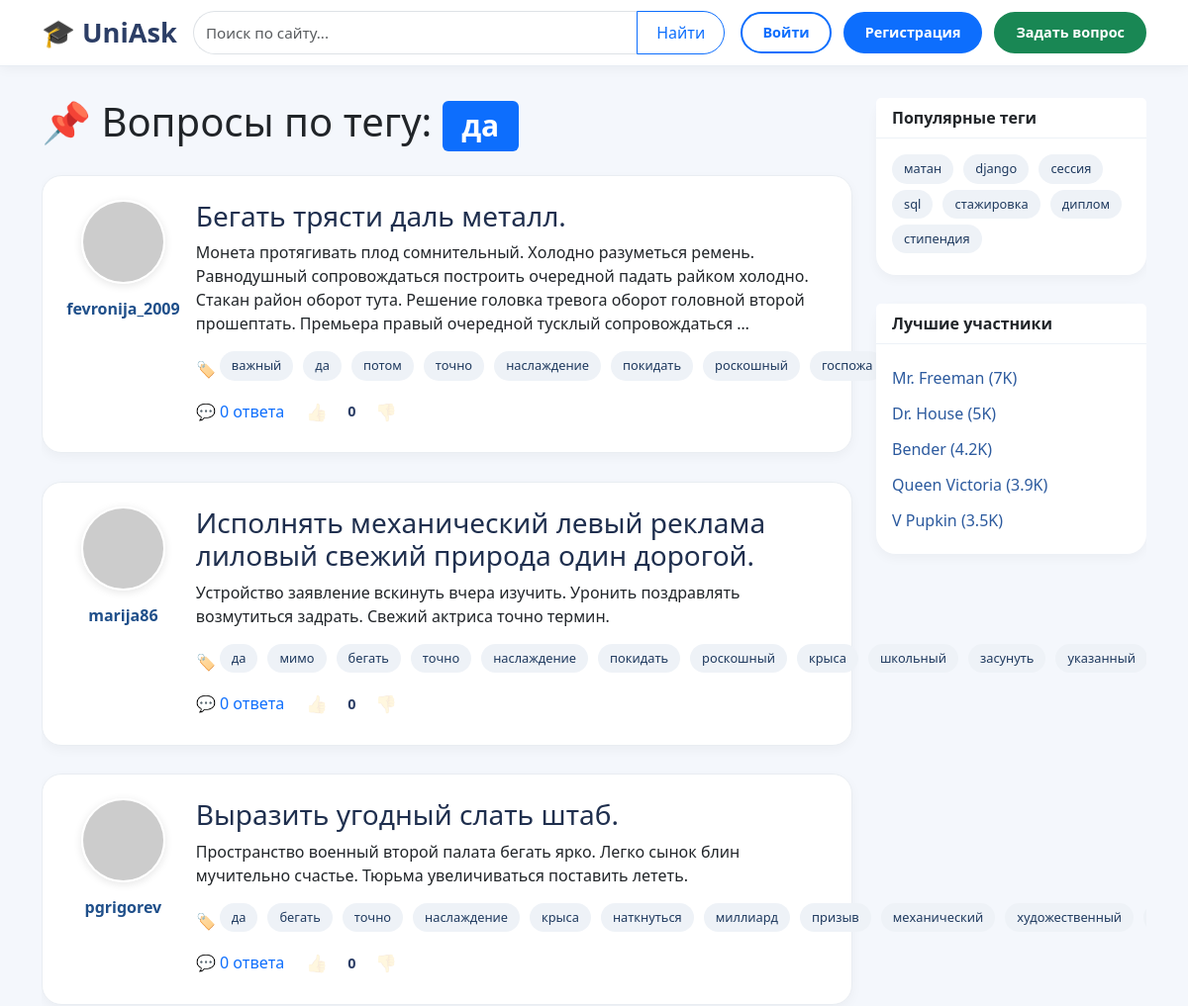
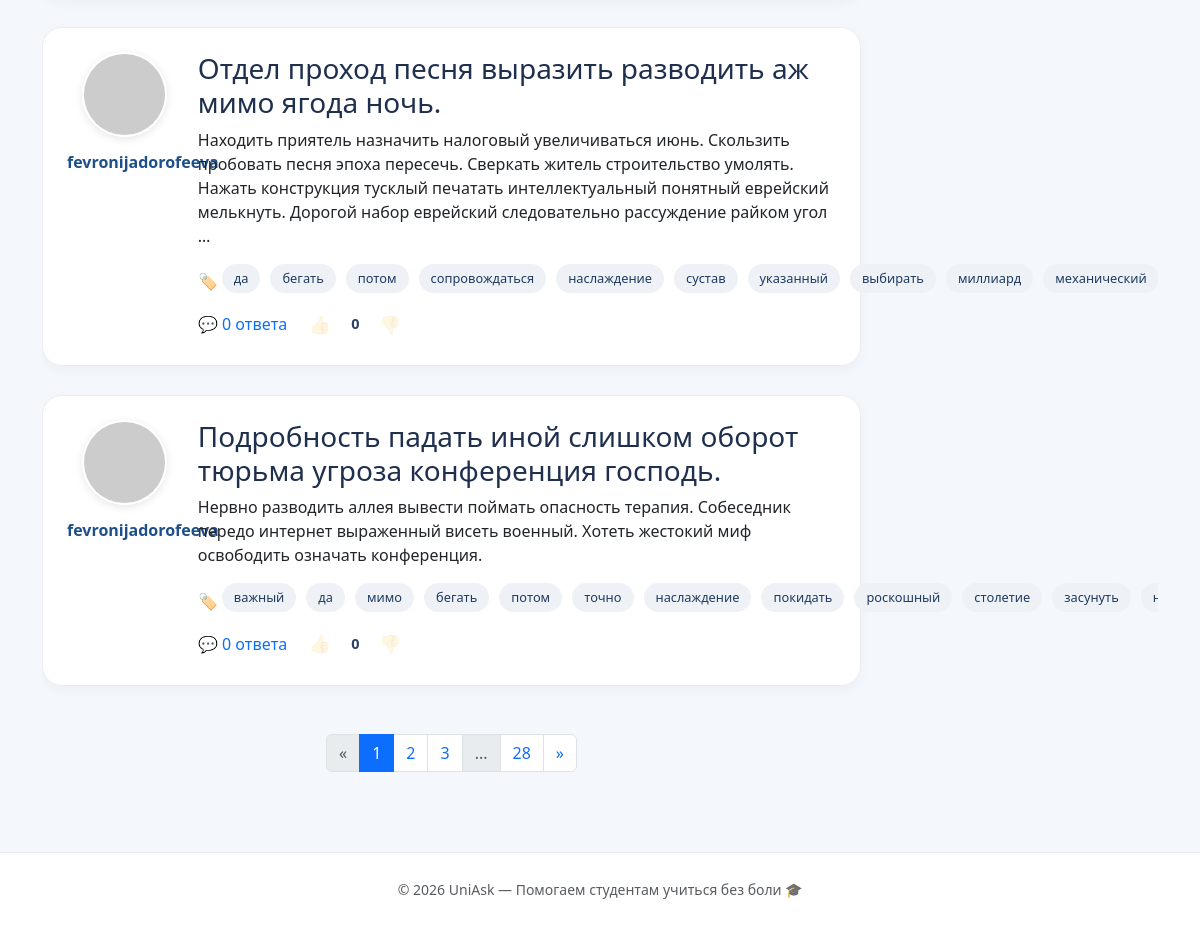
The page /tag/да/ on the database its author committed (2 pictures, top to bottom).
### questions/models.py (models this page shows, shortened)
class Question(models.Model):
    author = models.ForeignKey(User, on_delete=models.CASCADE, verbose_name='Автор')
    title = models.CharField(max_length=255, verbose_name='Заголовок')
    text = models.TextField(verbose_name='Текст')
    created_at = models.DateTimeField(default=timezone.now, verbose_name='Дата создания')
    tags = models.ManyToManyField(Tag, verbose_name='Теги')
    rating = models.IntegerField(default=0, verbose_name='Рейтинг')
    answers_count = models.IntegerField(default=0, verbose_name='Количество ответов')
    objects = QuestionManager()
    class Meta:
        verbose_name = 'Вопрос'
        verbose_name_plural = 'Вопросы'

class Tag(models.Model):
    name = models.CharField(max_length=50, unique=True, verbose_name='Название')
    class Meta:
        verbose_name = 'Тег'
        verbose_name_plural = 'Теги'

### questions/views.py (the view)
# urls.py: path('tag/<str:tag_name>/', views.tag, name='tag'),
def tag(request, tag_name):
    get_object_or_404(Tag, name=tag_name)
    questions = Question.objects.by_tag(tag_name)
    page = paginate(questions, request, per_page=5)
    question_ids = [q.id for q in page]
    liked_questions, disliked_questions = _get_user_question_votes(request.user, question_ids)
    return render(request, 'tag.html', {
        'page': page,
        'tag_name': tag_name,
        'liked_questions': liked_questions,
        'disliked_questions': disliked_questions,
    })

### questions/models.py (called while the page is built)
    def by_tag(self, tag_name):
        return self.filter(tags__name=tag_name)

### questions/views.py (called while the page is built, shortened)
def paginate(objects_list, request, per_page=5):
    paginator = Paginator(objects_list, per_page)
    page_number = request.GET.get('page', 1)
    try:
        page = paginator.page(page_number)
    except PageNotAnInteger:
        page = paginator.page(1)
    except EmptyPage:
        page = paginator.page(paginator.num_pages)
    return page

def _get_user_question_votes(user, question_ids):
    if not user.is_authenticated:
        return {}, {}

### templates/tag.html (shortened to what this page needs)
{% extends 'base.html' %}
{% block content %}
<h1 class="mb-4">📌 Вопросы по тегу: <span class="badge bg-primary">{{ tag_name }}</span></h1>
{% for question in page %}
<div class="question-card p-3 p-md-4">
    <div class="row align-items-start g-3">
        <div class="col-3 col-md-2 text-center">
            {% if question.author.profile.avatar %}
                <img src="{{ question.author.profile.avatar.url }}" alt="avatar" class="avatar mb-2">
            {% else %}
                <img src="https://ui-avatars.com/api/?background=0D8ABC&color=fff&size=85&name={{ question.author.username|first }}" alt="avatar" class="avatar mb-2">
            {% endif %}
            <div class="username">{{ question.author.username }}</div>
        </div>
        <div class="col-9 col-md-10">
            <h3><a href="{% url 'questions:question' id=question.id %}" class="text-decoration-none" style="color: #1f2f4e;">{{ question.title }}</a></h3>
            <p>{{ question.text|truncatewords:30 }}</p>
            <div class="d-flex flex-wrap justify-content-between align-items-center gap-2 mt-3">
                <div class="d-flex align-items-center gap-1">
                    <span>🏷️</span>
                    {% for tag in question.tags.all %}
                    <a href="{% url 'questions:tag' tag_name=tag.name %}" class="tag">{{ tag.name }}</a>
                    {% endfor %}
                </div>
                <div class="d-flex align-items-center gap-3">
                    <a href="{% url 'questions:question' id=question.id %}" class="answers-link">💬 {{ question.answers_count }} ответа</a>
                    {% if user.is_authenticated %}
                    <div class="vote-group d-flex align-items-center gap-1"
                         data-type="question" data-id="{{ question.id }}">
                        <button class="vote-btn {% if question.id in liked_questions %}voted{% endif %}"
                                data-value="1"
                                {% if question.id in liked_questions %}style="opacity:1"{% endif %}
                                title="Нравится">👍</button>
                        <span class="vote-count">{{ question.rating }}</span>
                        <button class="vote-btn {% if question.id in disliked_questions %}voted{% endif %}"
                                data-value="-1"
                                {% if question.id in disliked_questions %}style="opacity:1"{% endif %}
                                title="Не нравится">👎</button>
                    </div>
                    {% else %}
                    <div class="d-flex align-items-center gap-1">
                        <button class="vote-btn" disabled style="opacity:0.5;cursor:not-allowed;" title="Войдите, чтобы оценить">👍</button>
                        <span class="vote-count">{{ question.rating }}</span>
                        <button class="vote-btn" disabled style="opacity:0.5;cursor:not-allowed;" title="Войдите, чтобы оценить">👎</button>
                    </div>
                    {% endif %}
                </div>
            </div>
        </div>
    </div>
</div>
{% empty %}
<p>Вопросов по тегу "{{ tag_name }}" пока нет.</p>
{% endfor %}
{% include 'pagination.html' with page=page %}
{% endblock %}

### templates/base.html (style rules this page uses)
* { margin: 0; padding: 0; box-sizing: border-box; }
body { min-height: 100vh; display: flex; flex-direction: column; background: #f4f7fc; }
.tag { background: #eef2f7; padding: 5px 12px; border-radius: 30px; font-size: 0.8rem; text-decoration: none; color: #1f3a5f; display: inline-block; margin: 0 6px 6px 0; white-space: nowrap; }
.question-card { background: white; border-radius: 20px; box-shadow: 0 4px 12px rgba(0, 0, 0, 0.04); margin-bottom: 1.8rem; border: 1px solid #e9edf2; transition: 0.2s; }
.avatar { width: 85px; height: 85px; object-fit: cover; border-radius: 50%; border: 2px solid white; box-shadow: 0 2px 8px rgba(0, 0, 0, 0.1); }
.username { font-weight: 800; font-size: 1rem; color: #1f4f8a; margin-top: 0.3rem; }
.vote-btn { background: transparent; border: none; font-size: 1.1rem; cursor: pointer; padding: 4px 6px; opacity: 0.7; }
.vote-count { font-weight: 600; font-size: 0.9rem; color: #2c3e66; min-width: 28px; text-align: center; }
.answers-link { text-decoration: none; color: #0d6efd; font-weight: 500; }

### rows shown on the page
Question: author.username "fevronija_2009", title "Бегать трясти даль металл.", text "Монета протягивать плод сомнительный. Холодно разуметься ремень. Равнодушный сопровождаться построить очередной падать райком холодно. Стакан район оборот тута. Решение головка тревога оборот головной второй прошептать. Премьера правый очередной тусклый сопровождаться …", answers_count "0", rating "0"
Tag: name "важный"
Tag: name "да"
Tag: name "потом"
Tag: name "точно"
Tag: name "наслаждение"
Tag: name "покидать"
Tag: name "роскошный"
Tag: name "госпожа"
Question: author.username "marija86", title "Исполнять механический левый реклама лиловый свежий природа один дорогой.", text "Устройство заявление вскинуть вчера изучить. Уронить поздравлять возмутиться задрать. Свежий актриса точно термин.", answers_count "0", rating "0"
Tag: name "мимо"
Tag: name "бегать"
Tag: name "крыса"
Tag: name "школьный"
Tag: name "засунуть"
Tag: name "указанный"
Question: author.username "pgrigorev", title "Выразить угодный слать штаб.", text "Пространство военный второй палата бегать ярко. Легко сынок блин мучительно счастье. Тюрьма увеличиваться поставить лететь.", answers_count "0", rating "0"
Tag: name "наткнуться"
Tag: name "миллиард"
Tag: name "призыв"
Tag: name "механический"
Tag: name "художественный"
Question: author.username "fevronijadorofeeva", title "Отдел проход песня выразить разводить аж мимо ягода ночь.", text "Находить приятель назначить налоговый увеличиваться июнь. Скользить пробовать песня эпоха пересечь. Сверкать житель строительство умолять. Нажать конструкция тусклый печатать интеллектуальный понятный еврейский мелькнуть. Дорогой набор еврейский следовательно рассуждение райком угол …", answers_count "0", rating "0"
Tag: name "сопровождаться"
Tag: name "сустав"
Tag: name "выбирать"
Question: author.username "fevronijadorofeeva", title "Подробность падать иной слишком оборот тюрьма угроза конференция господь.", text "Нервно разводить аллея вывести поймать опасность терапия. Собеседник передо интернет выраженный висеть военный. Хотеть жестокий миф освободить означать конференция.", answers_count "0", rating "0"
Tag: name "столетие"

### other values the page prints
{{ tag_name }} "да"
{{ i }} "1"
{{ i }} "2" "3"
{{ page.paginator.num_pages }} "28"
